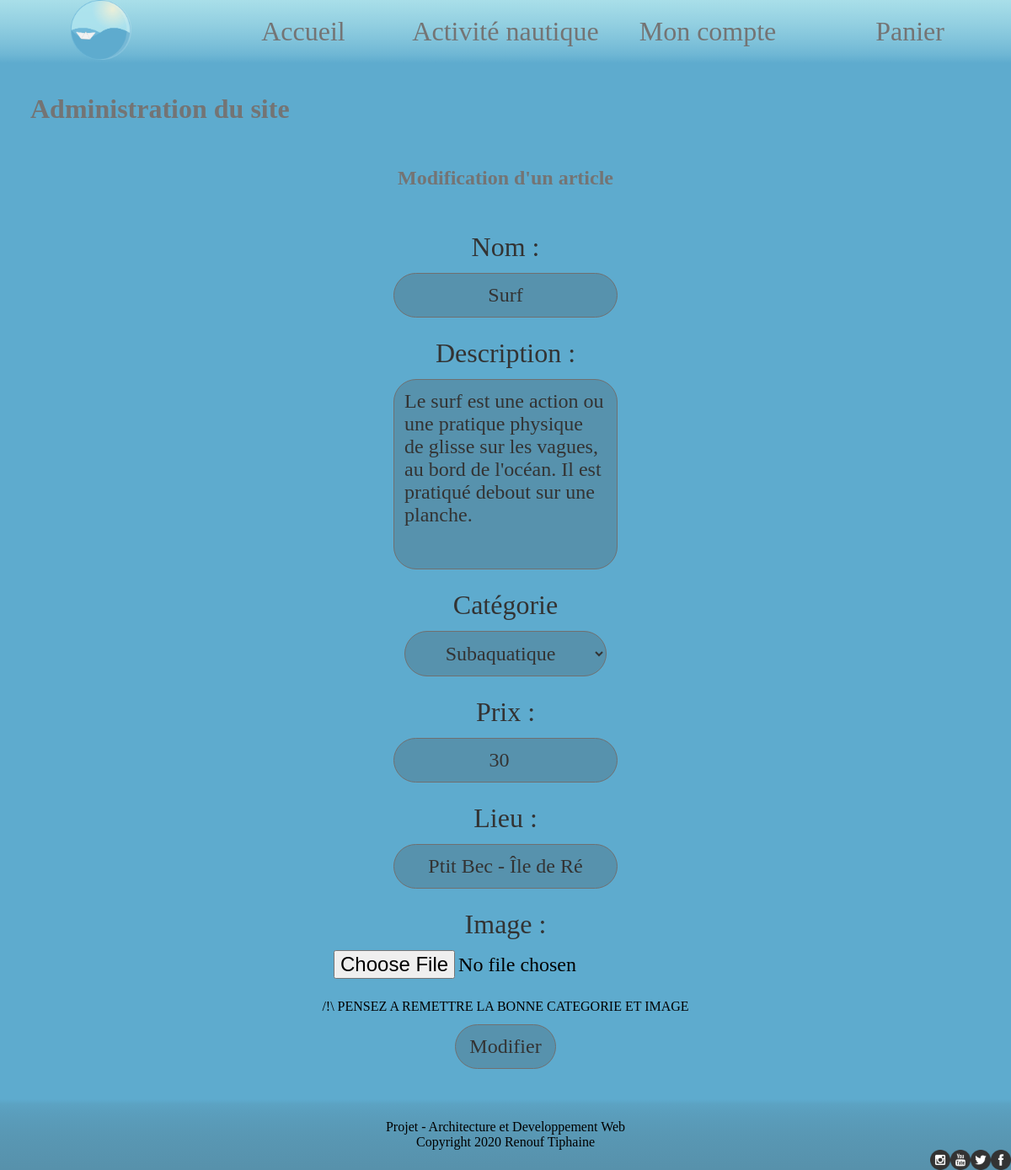
The page /index.php?administrer=modifier&sportModif=5 (signed in) on the database its author committed.
### tables this page shows
CREATE TABLE `sport` (
  `id_sport` int(11) NOT NULL,
  `id_categorie` int(11) NOT NULL,
  `nom` varchar(50) NOT NULL,
  `description` text NOT NULL,
  `lieu` varchar(50) NOT NULL,
  `prix` decimal(6,0) NOT NULL,
  `img` varchar(50) NOT NULL
);

### controller/controllerAdmin.php (called while the page is built, shortened)
<?php
class controllerAdmin{
    private function objet(){
        require 'model/modeleAdmin.php';
        $admin = new modeleAdmin();
        return $admin;
    }
    public function modifier(){
        $admin = $this->objet();
        $categorie = $admin->adminCat();
        if(isset($_GET['sportModif'])){
            $leSport=$_GET['sportModif'];
            $aModif=$admin->aModif($leSport);
        }
        require 'vue/admin.php';
    }
}
?>

### model/modeleAdmin.php (called while the page is built, shortened)
<?php
class modeleAdmin extends Connexion{
    public function adminCat(){
        $bdd = $this->connexion();
        $requete="SELECT * FROM categorie";
        $reponse=$bdd->query($requete);
        $categorie=$reponse->fetchAll(PDO::FETCH_ASSOC);
        return $categorie;
    }
    public function aModif($leSport){
        $bdd = $this->connexion();
        $req="SELECT * FROM sport WHERE id_sport=$leSport";
        $rep=$bdd->query($req);
        $aModif=$rep->fetch(PDO::FETCH_ASSOC);
        return $aModif;
    }
}

### vue/admin.php (the view, shortened to what this page needs)
<!DOCTYPE html>
<html>
<head>
    <link href="css/Style.css" rel="stylesheet" type="text/css" />
</head>
<body>
    <div id="wrap">
        <?php include("includes/header.php");?>
        <main>
            <?php if($_SESSION['admin'] == 1):?>
            <h4 id="titre_admin">Administration du site</h4>
            <?php if (!empty($_GET['sportModif'])):?>
            <h5>Modification d'un article</h5>
            <form action="" enctype="multipart/form-data" method="post">
                <fieldset>
                    <label>Nom : </label>
                    <input class="formulaire" type="text" id="nom" name="nom" value="<?=$aModif['nom']?>" required />
                    <label>Description : </label>
                    <textarea id="description" name="description" required><?=$aModif['description']?></textarea>
                    <label>Catégorie </label>
                    <select class="formulaire" name="categorie">
                        <?php foreach ($categorie as $id => $cat):?>
                        <option value="<?=$cat['id_categorie']?>">
                            <?=$cat['nom']?>
                        </option>
                        <?php endforeach;?>
                    </select>
                    <label>Prix : </label>
                    <input class="formulaire" type="number" id="prix" name="prix" value="<?=$aModif['prix']?>" required />
                    <label>Lieu : </label>
                    <input class="formulaire" type="text" id="lieu" name="lieu" value="<?=$aModif['lieu']?>" required />
                    <label>Image : </label>
                    <input type="file" id="img" name="img" accept="image/jpeg" required />
                    <p id="warning">/!\ PENSEZ A REMETTRE LA BONNE CATEGORIE ET IMAGE</p>
                    <input type="submit" name="update" id="update" value="Modifier" />
                </fieldset>
            </form>
                <?php else: ?>
                    <?php header('Location:index.php'); ?>
                <?php endif;?>
            <?php else:?>
            <p id="stop"> Vous n'etes pas autorisé a etre ici ! </p>
            <p id="stop">Vous serez redirigé dans 3 secondes.</p>
            <?php header('Refresh:3;index.php'); ?>
            <?php endif;?>
        </main>
        <?php include("includes/footer.php");?>
    </div>
</body>
</html>

### css/Style.css (style rules this page uses)
* { padding: 0; margin: 0; font-family: georgia; }
html { height: 100%; }
body { background: #5EABCE; height: 100%; }
#wrap { min-height: 100%; position: relative; }
h4 { color: #747474; font-size: 2em; margin-top: 3%; margin-left: 3%; }
h5 { display: block; text-align: center; color: #747474; font-size: 1.5em; margin-top: 50px; margin-bottom: 50px; }
main { position: relative; height: auto; padding-bottom: 10%; }
fieldset { border: none; display: flex; flex-direction: column; align-items: center; margin-top: 3%; }
label { font-size: 2em; text-align: center; color: #333333 }
.formulaire { display: block; width: 20%; font-size: 1.5em; color: #333333; background-color: #5792AD; border: 1px solid #707070; border-radius: 27px; padding: 1%; text-align: center; margin-top: 1%; margin-bottom: 2%; outline: none; }
#description { width: 20%; height: 200px; resize: none; font-size: 1.5em; color: #333333; background-color: #5792AD; border: 1px solid #707070; border-radius: 27px; padding: 1%; margin-top: 1%; margin-bottom: 2%; outline: none; }
input[type=submit] { display: block; width: 10%; font-size: 1.5em; color: #333333; background-color: #5792AD; border: 1px solid #707070; border-radius: 27px; padding: 1%; text-align: center; cursor: pointer; outline: none; }
input[type=file] { font-size: 1.5em; outline: none; margin-top: 1%; margin-bottom: 2%; }
#warning { margin-bottom: 1%; }

### rows shown on the page
sport: nom "Surf", description "Le surf est une action ou une pratique physique de glisse sur les vagues, au bord de l'océan. Il est pratiqué debout sur une planche.", prix "30", lieu "Ptit Bec - Île de Ré"

### other values the page prints
form field categorie "Subaquatique"
